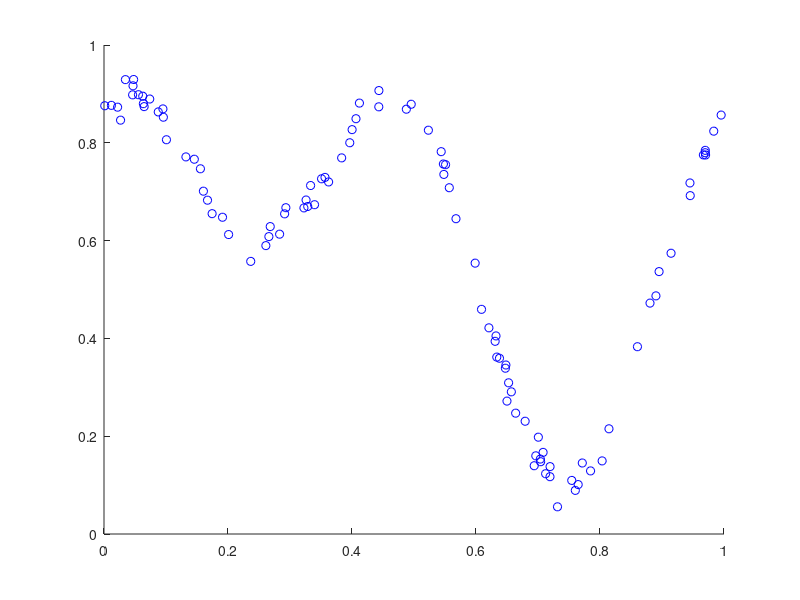

Here is the MATLAB script that generated this plot: (Note: this script raises an error after producing the figure.)
%% Data plotting
% The point of today's seminar is to implement a MLP that will do a
% regression of a function. In order to avoid over fitting, we will add
% some noise.

%We first define a vector of 100 points between 0 and 1, which corresponds 
%to the x coordinate of the points of funtion we want to find
x=rand(100,1);

%We then associate to each x-coordinate the y-coordinate. The function we
%want to find is f: x -> y = sin(2*pi*x) + cos(4*pi*x).
y=zeros(1,length(x));
for i = 1:length(x)
    y(i) = 0.6+sin(2*pi*x(i))/4 + cos(4*pi*x(i))/4 ;%to hide
end


%We then need to add some noise, the noise is taken from a normal
%distribution centered in 0 and of standard deviation 0.1. Use the randn()
%function
y = y + randn(1,length(y))/40;%hide only the last part

figure(1)
scatter(x,y,'b')

%% Initialisation
% We are going to implement a two layer perceptrons to match the data we
% have just created. In order to force you not to copy the lecture slides,
% we will use the different weights notations. The input vector is called
% Input, the intermediary one is called Inter and the final one is called
% Output. The weights that go from Input to Inter are U and the one that go
% from Inter to Output is V.


%We first need to initialise and choose the size of those vectors. We work
%in 2D, we therefore use 2 coordinates for the Input vectors (x and the
% bias) and one coordinate for the output vector (y). We start by arbitrarily 
%choosing to have 3 intermediary states. Therefore U is a matrix of size (2,3) while 
%V is a matrix of size (3,1).

nb_state=3;
U = rand(nb_state,2);
V = rand(1,nb_state);

% Initialisation of empty matrices
Inter=zeros(nb_state,1);
Output=zeros(length(x),1);
Err=zeros(length(x),1);

%You now need to implement the forward step. The sigmoid has already been 
%chosen. It is the g function.
for i = 1:length(x)
    Input=[1,x(i)];
    %What is the intermediary vector?
    for j = 1:nb_state
        Inter(j)=g(Input*U(j,:)');%to remove
    end
    
    %How do you compute the output?
    Output(i)=g(V*Inter);%to remove
    
    %Expression of the error:
    Err(i)=(Output(i)-y(i))^2;
end
sum(Err)

figure(1)
scatter(x,y,'b')
hold on
scatter(x,Output,'r')
hold off

%% Forward propagation and Back propagation
%Here you will also implement the back propagation. By pressing control
%enter a sufficent number of times, you should see that the red dots
%converge to the position of the blue ones. You can also accelarate the
%computation by choosing a greater number of ieration of the update of the
%weights.

nb_iter=10;
eta = 1;

for iter = 1:nb_iter
    for i = 1:length(x)
        Input=[1,x(i)];
        %What is the intermediary vector?
        for j = 1:nb_state
            Inter(j)=g(Input*U(j,:)');%to remove
        end

        %How do you compute the output?
        Output(i)=g(V*Inter);%to remove
       
        
        
        %Now you need to compute the Delta and the delta values that you
        %will be able to find within the lecture notes. However you need to
        %be careful with the notations.
        Delta = -(y(i) - Output(i))*g_diff(V*Inter);%to remove
        
        delta = zeros(nb_state,1);
        for j = 1:nb_state
            delta(j)=Delta*V(j)*g_diff(Input*U(j,:)');%to remove
        end
        %Finally you need to update the weights values according to the
        %equation you can find witin the slides.
        for j = 1:2
            for l = 1:nb_state
                U(l,j) = U(l,j) - eta * delta(l)*Input(j);%to remove
            end
        end
        for j = 1:nb_state
            V(j) = V(j) - eta * Delta*Inter(j);%to remove
        end

        %the error is still the same
        Err(i)=(Output(i)-y(i))^2;
    end
end

sum(Err)

figure(1)
scatter(x,y,'b')
hold on
scatter(x,Output,'r')
hold off